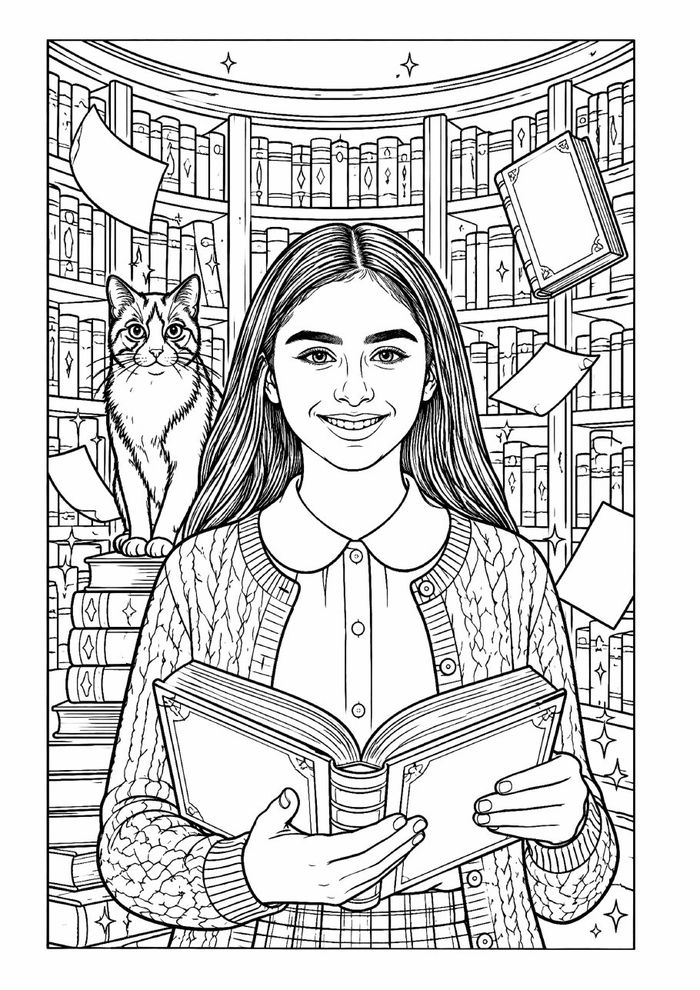
#> input picture img/boyama-dua-p01.jpg, 700 x 990 px
$ python build-thumbs.py
#> lines starting #> are read from the running program, lines starting #| are printed output that depends on the picture
#!/usr/bin/env python3
"""Make small copies of every image in img/ for thumbnails (img/t/), so strips of pages load fast.
Run after adding images:   python3 tools/build-thumbs.py"""
import os
from PIL import Image

ROOT = os.path.join(os.path.dirname(__file__), '..', 'img')
OUT = os.path.join(ROOT, 't')
os.makedirs(OUT, exist_ok=True)
made = 0
for name in sorted(os.listdir(ROOT)):
    if not name.endswith('.jpg') or name in ('og.jpg', 'library-blur.jpg'):
        continue
    im = Image.open(os.path.join(ROOT, name)).convert('RGB')
#> im is the input picture: PIL image 700x990 RGB; min 0, max 255, mean 211
    w = 280 if im.width > im.height else 180   # spreads are wide, pages and covers are tall
#> w = 180
    im.thumbnail((w, w * 2))
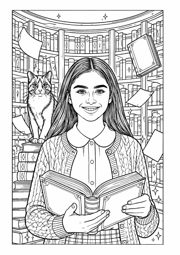
#> im: PIL image 180x255 RGB; min 0, max 255, mean 210.4
    im.save(os.path.join(OUT, name), quality=78, optimize=True, progressive=True)
    made += 1
#> pass 2 of the loop `for name in sorted(os.listdir(ROOT)):`:
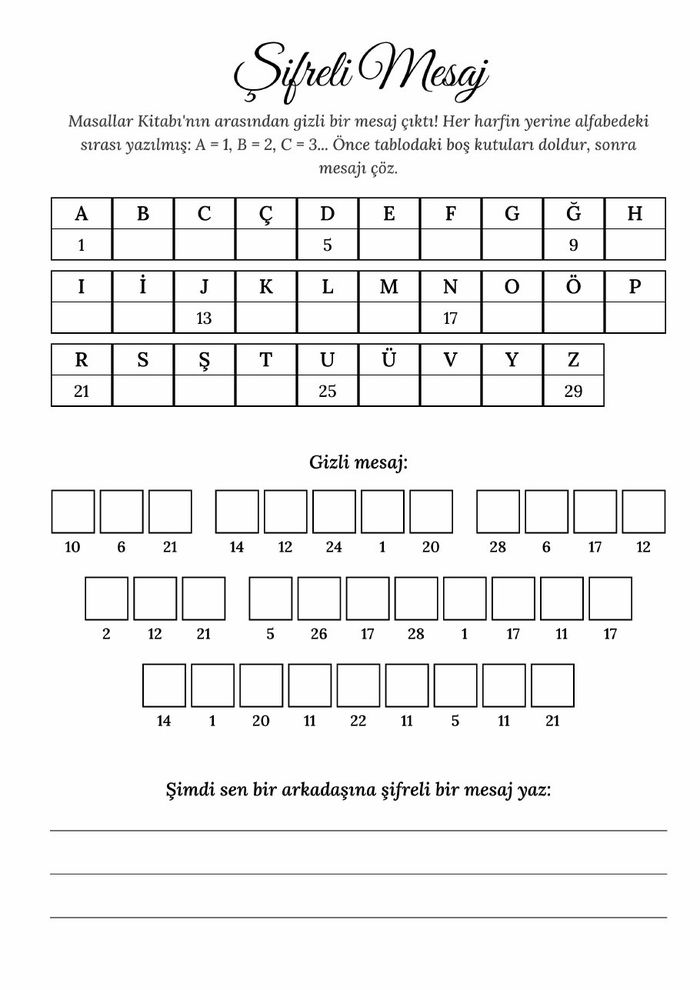
#> input picture img/boyama-dua-p02.jpg, 700 x 990 px
#> im is the input picture: PIL image 700x990 RGB; min 0, max 255, mean 241.7
#> `im.thumbnail((w, w * 2))`:
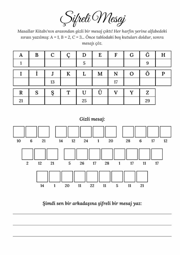
#> im: PIL image 180x255 RGB; min 28, max 255, mean 241.3
#> pass 3 of the loop `for name in sorted(os.listdir(ROOT)):`:
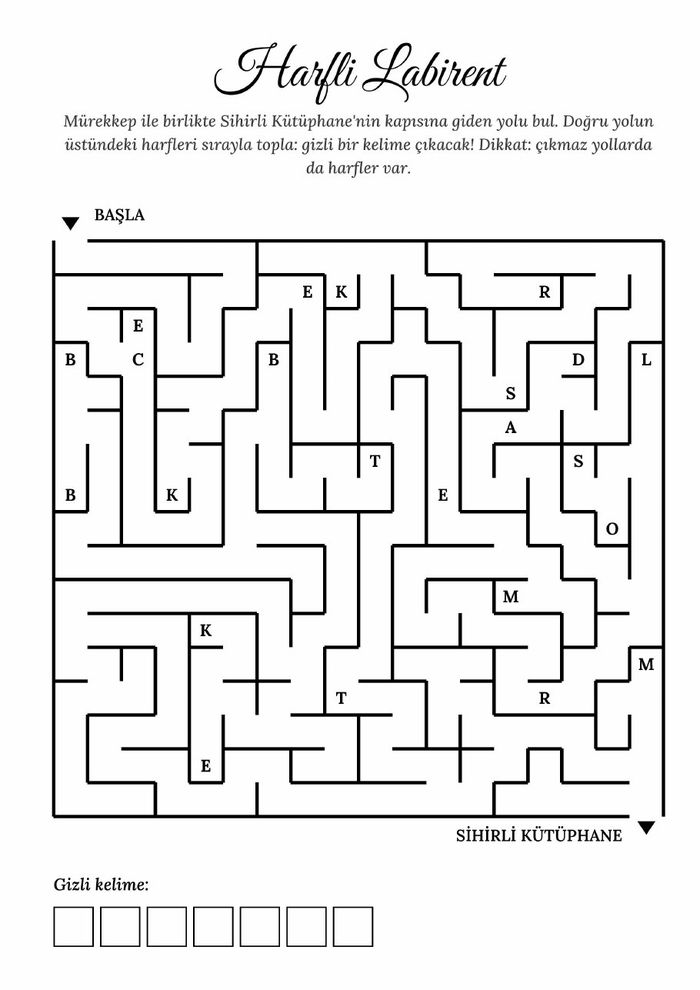
#> input picture img/boyama-dua-p06.jpg, 700 x 990 px
#> im is the input picture: PIL image 700x990 RGB; min 0, max 255, mean 235.8
#> `im.thumbnail((w, w * 2))`:
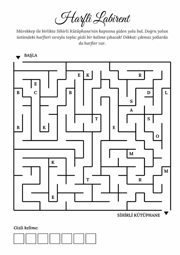
#> im: PIL image 180x255 RGB; min 0, max 255, mean 235.1
#> the loop made 6 passes; the first 3 are shown
print(f'{made} thumbnails in img/t/')
